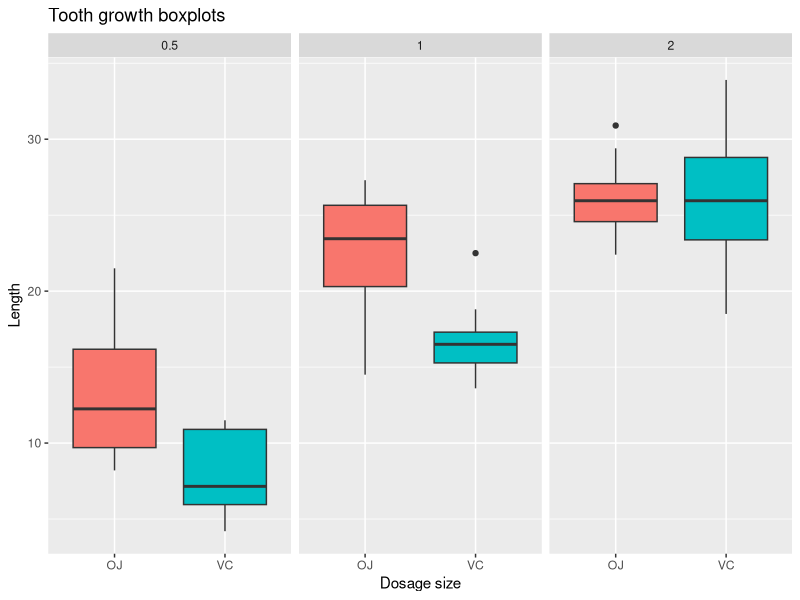
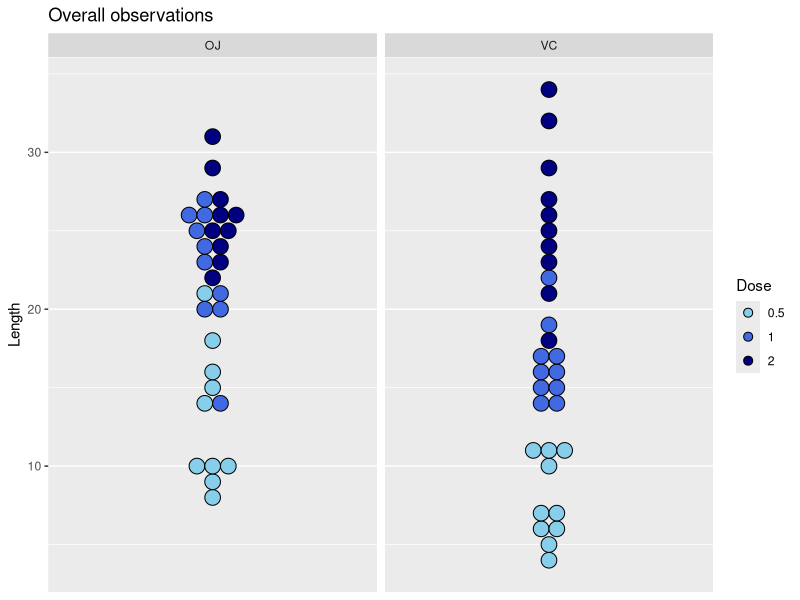

These charts were generated, in order, by the following R code:
## ---- chunk 1
knitr::opts_chunk$set(echo = TRUE, cache = TRUE, warning = FALSE)
library(ggplot2)
library(grid)
library(gridExtra)
library(tidyr)
library(dplyr)
## ---- chunk 2
head(ToothGrowth)
## ---- chunk 3
g1 <- ggplot(ToothGrowth, aes(x = supp, y = len, fill = supp)) + geom_boxplot() + facet_grid(. ~ dose) + ggtitle("Tooth growth boxplots") + xlab("Dosage size") + ylab("Length") + guides(fill = "none")
g1

## ---- chunk 4
g3 <- ggplot(ToothGrowth, aes(y = len, x = 1, fill = factor(dose))) + geom_dotplot(binwidth= 1, method = "histodot", binaxis = "y", stackgroups = TRUE, stackdir = "center") + facet_grid(. ~ supp) + ggtitle("Overall observations") + xlab("Supplement") + ylab("Length") + scale_fill_manual(values = c("skyblue", "royalblue", "navy"), name = "Dose") + scale_x_continuous(NULL, breaks = NULL)
g3
## ---- chunk 5
tg <- tbl_df(ToothGrowth)
tg <- group_by(tg, dose, supp)
summarise(tg, n(), min(len), max(len), mean(len), sd(len))
## ---- chunk 6
OJ0 <- filter(ToothGrowth, supp == "OJ", dose == 0.5)
OJ1 <- filter(ToothGrowth, supp == "OJ", dose == 1)

t.test(OJ0[, 1], OJ1[, 1], alt = "less", mu = 0, paired = FALSE, var.equal = FALSE)
## ---- chunk 7
var <- ((nrow(OJ0)-1)*var(OJ0[, 1])+(nrow(OJ1)-1)*var(OJ1[, 1]))/(nrow(OJ0)+nrow(OJ1)-2)

t <- (mean(OJ0[, 1]) - mean(OJ1[, 1])) / (sqrt(var) * (1/10 + 1/10)^0.5)
t
## ---- chunk 8
ci <- mean(OJ0[, 1]) - mean(OJ1[, 1]) + 1 * qt(0.95, 18) * sqrt(var) * (1/10 + 1/10)^0.5
ci
## ---- chunk 9
pt(t, df = 18)
## ---- chunk 10
OJ2 <- filter(ToothGrowth, supp == "OJ", dose == 2)
t.test(OJ1[, 1], OJ2[, 1], alt = "less", paired = FALSE, var.equal = FALSE)
## ---- chunk 11
var <- (((nrow(OJ1)-1)*var(OJ1[, 1]))+(nrow(OJ2)-1)*var(OJ2[, 1]))/(nrow(OJ1)+nrow(OJ2)-2)
t <- (mean(OJ1[, 1]) - mean(OJ2[, 1])) / (sqrt(var)*(1/10+1/10)^0.5)
t
ci <- (mean(OJ1[, 1]) - mean(OJ2[, 1])) + 1 * qt(0.95, 18) * (sqrt(var)*(1/10+1/10)^0.5)
ci
vOJ1 <- var(OJ1[, 1])
vOJ2 <- var(OJ2[, 1])
nOJ1 <- nrow(OJ1)
nOJ2 <- nrow(OJ2)
df <- ((vOJ1/nOJ1 + vOJ2/nOJ2)^2)/((vOJ1/nOJ1)^2/(nOJ1-1) + (vOJ2/nOJ2)^2/(nOJ2-1))
df
p <- pt(t, df = df)
p
## ---- chunk 12
VC0 <- filter(ToothGrowth, supp == "VC", dose == 0.5)
VC1 <- filter(ToothGrowth, supp == "VC", dose == 1)
vVC0 <- var(VC0[, 1])
vVC1 <- var(VC1[, 1])
nVC0 <- nrow(VC0)
nVC1 <- nrow(VC1)
vVC01 <- ((nVC0-1)*vVC0 + (nVC1-1)*vVC1)/(nVC0+nVC1-2)
t.test(VC0[, 1], VC1[, 1], "less", paired = FALSE, var.equal = FALSE, conf.level = 0.95)
## ---- chunk 13
tVC01 <- (mean(VC0[, 1]) - mean(VC1[, 1]))/(sqrt(vVC01)*(1/nVC0 + 1/nVC1)^0.5)
tVC01
dfVC01 <- (vVC0/nVC0 + vVC1/nVC1)^2/((vVC0/nVC0)^2/(nVC0-1) + (vVC1/nVC1)^2/(nVC1 - 1))
ciVC01 <- mean(VC0[, 1]) - mean(VC1[, 1]) + 1 * qt(0.95, dfVC01) * sqrt(vVC01) * (1/nVC0 + 1/nVC1)^0.5
ciVC01
pVC01 <- pt(tVC01, dfVC01)
pVC01

## ---- chunk 14
VC2 <- filter(ToothGrowth, supp == "VC", dose == 2)
nVC2 <- nrow(VC2)
vVC2 <- var(VC2[, 1])
vVC12 <- ((nVC1-1)* vVC1 + (nVC2-1)*vVC2)/(nVC1+nVC2-2)
t.test(VC1[, 1], VC2[, 1], alt="less", paired = FALSE, var.equal = FALSE, conf.level = 0.95)
## ---- chunk 15
tVC12 <- (mean(VC1[, 1]) - mean(VC2[, 1])) / (sqrt(vVC12) * sqrt(1/nVC1 + 1/nVC2))
tVC12
dfVC12 <- (vVC1/nVC1 + vVC2/nVC2)^2/((vVC1/nVC1)^2/(nVC1-1) + (vVC2/nVC2)^2/(nVC2-1))
dfVC12
ciVC12 <- mean(VC1[, 1]) - mean(VC2[, 1]) + 1 * qt(0.95, dfVC12) * sqrt(vVC12* (1/nVC1 + 1/nVC2))
ciVC12
pVC12 <- pt(tVC12, dfVC12)
pVC12
## ---- chunk 16
vOJ0 <- var(OJ0[, 1])
nOJ0 <- nrow(OJ0)
vOJVC0 <- ((nOJ0 -1)*vOJ0 + (nVC0 - 1) * vVC0)/(nOJ0 + nVC0 -2)
t.test(OJ0[, 1],VC0[, 1], alt = "two.sided", var.equal = FALSE, conf.level = 0.95)
## ---- chunk 17
t0 <- (mean(OJ0[, 1]) - mean(VC0[, 1])) / sqrt(vOJVC0 * (1/nOJ0 + 1/nVC0))
t0
df0 <- (vOJ0/nOJ0 + vVC0/nVC0)^2 / ((vOJ0/nOJ0)^2/(nOJ0 -1) + (vVC0/nVC0)^2/(nVC0 -1))
df0
ci0 <- (mean(OJ0[, 1])- mean(VC0[, 1])) + c(-1,1) * qt(0.975, df0) * sqrt(vOJVC0 * (1/nOJ0 + 1/nVC0))
ci0
p0 <- 2*(1- pt(t0, df0))
p0
## ---- chunk 18
t.test(OJ1[, 1], VC1[, 1], alt = "two.sided", var.equal = FALSE, conf.level = 0.95)
## ---- chunk 19
vOJVC1 <- ((nOJ1 -1) * vOJ1 + (nVC1 -1) * vVC1)/(nOJ1 + nVC1 -2)
t1 <- (mean(OJ1[, 1]) - mean(VC1[, 1])) / sqrt(vOJVC1 * (1/nOJ1 + 1/nVC1))
t1
df1 <- (vOJ1/nOJ1 + vVC1/nVC1)^2/ ((vOJ1/nOJ1)^2/(nOJ1-1) + (vVC1/nVC1)^2/(nVC1-1))
df1
ci1 <- (mean(OJ1[, 1]) - mean(VC1[, 1])) + c(-1, 1) * qt(0.975, df1) * sqrt(vOJVC1 * (1/nOJ1 + 1/nVC1))
ci1
p1 <- 2*(1- pt(t1, df1))
p1
## ---- chunk 20
vOJVC2 <- ((nOJ2-1)*vOJ2 + (nVC2-1)*vVC2)/(nOJ2+nVC2-2)
t.test(OJ2[, 1], VC2[, 1], alt = "two.sided")
## ---- chunk 21
t2 <- (mean(OJ2[, 1]) - mean(VC2[, 1])) / sqrt(vOJVC2 * (1/nOJ2 + 1/nVC2))
t2
df2 <- (vOJ2/nOJ2 + vVC2/nVC2)^2/((vOJ2/nOJ2)^2/(nOJ2-1) +(vVC2/nVC2)^2/(nVC2-1))
df2
ci2 <- (mean(OJ2[, 1]) - mean(VC2[, 1])) + c(-1, 1) * qt(0.975, df2) * sqrt(vOJVC2 * (1/nOJ2 + 1/nVC2))
ci2
p2 <- 2*(1-pt(t2, df2))
p2

